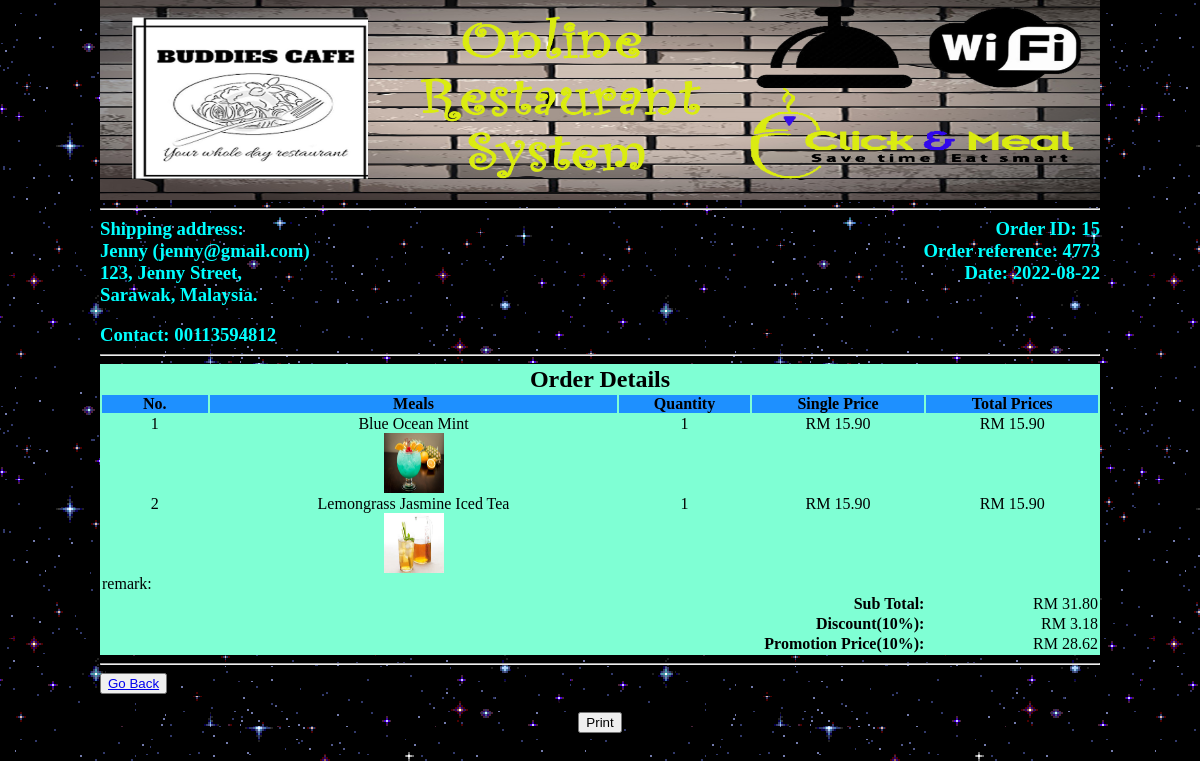
Page /order.php (signed in) on the committed database.
### tables this page shows
CREATE TABLE `orders` (
  `order_id` int(100) NOT NULL,
  `customer_name` varchar(100) NOT NULL,
  `customer_email` varchar(100) NOT NULL,
  `customer_add` varchar(100) NOT NULL,
  `customer_tel` varchar(100) NOT NULL,
  `customer_state` varchar(100) NOT NULL,
  `date` date NOT NULL,
  `total_price` decimal(9,2) NOT NULL,
  `order_reference` varchar(100) NOT NULL,
  `user_id` int(11) NOT NULL,
  `promotion_price` decimal(9,2) NOT NULL
);

CREATE TABLE `menu` (
  `food_id` int(100) NOT NULL,
  `food_name` varchar(100) NOT NULL,
  `food_price` decimal(9,2) NOT NULL,
  `food_detail` text NOT NULL,
  `food_image` text NOT NULL,
  `food_cat` varchar(100) NOT NULL,
  `published_date` date NOT NULL
);

CREATE TABLE `ordersdetail` (
  `ordersdetail_id` int(100) NOT NULL,
  `pro_id` int(100) NOT NULL,
  `pro_name` varchar(100) NOT NULL,
  `price` decimal(9,2) NOT NULL,
  `status` varchar(100) NOT NULL,
  `quantity` int(2) NOT NULL,
  `order_id` int(11) NOT NULL
);

### order.php (the view, shortened to what this page needs)
<!DOCTYPE>
<html>
  <head>
      <link rel="stylesheet" href="style/style.css" media="all" />
<body>
  <div class="main_wrapper">
    <div class="header_wrapper">
      <img src="image/cover.jpg" style="width:1000px;height:200px">
    </div>
    <hr>
<?php
    $t=time();
	$tt= (date("Y-m-d",$t));
    include("include/db.php");
    if(isset($_SESSION['user_email'])){
    $get_detail = "select * from orders ORDER BY order_id DESC LIMIT 0,1";
    $run_detail = mysqli_query ($con,$get_detail);
    $row_detail = mysqli_fetch_array($run_detail);
    $order_id = $row_detail['order_id'];
    $order_reference = $row_detail['order_reference'];
    $name = $row_detail ['customer_name'];
    $email = $row_detail ['customer_email'];
    $address = $row_detail ['customer_add'];
    $state = $row_detail ['customer_state'];
    $contact = $row_detail ['customer_tel'];
    echo "
    <h3 style='float:right;color:Aqua;'>Order ID:  $order_id </h3>
    <h3 style='color:Aqua'>Shipping address:</h3>
    <h3 style='float:right;color:Aqua;'>Order reference:  $order_reference </h3>
    <h3 style='color:Aqua'><b>$name ($email)</b></h3>
    <h3 style='float:right;color:Aqua;'>Date: $tt </h3>
    <h3 style='color:Aqua'>$address, </h3>
    <h3 style='color:Aqua'>$state, Malaysia.</h3>
    <br>
    <h3 style='color:Aqua'>Contact: 0$contact</h3>";
	$get_remark = "select remark from remark where reference = '$order_reference'";
    $run_remark = mysqli_query ($con,$get_remark);
	$row_remark = mysqli_fetch_array($run_remark);
	$remark = $row_remark ['remark'];
	}
?>
    <hr>
<table width="1000" align="center" border="1" bgcolor="AquaMarine">
<tr align="center">
  <td colspan="6"><h2>Order Details</h2></td>
</tr>
<div >
  <tr align="center" bgcolor="DodgerBlue">
    <th>No.</th>
    <th>Meals</th>
    <th>Quantity</th>
    <th>Single Price</th>
    <th>Total Prices</th>
  </tr>
</div>
        <?php
        include("include/db.php");
        $total=0;
        $i = 0;
        $promotion_price = 0;
        $discount_price = 0;
        $orderID = $order_id;
        $get_summary = "select * from ordersdetail where order_id='$orderID'";
        $run_summary= mysqli_query($con, $get_summary);
            while ($row_summary = mysqli_fetch_array($run_summary)){
            $pro_id = $row_summary['pro_id'];
            $pro_qty = $row_summary['quantity'];
            $get_pro = "select * from menu where food_id = '$pro_id'";
            $run_pro = mysqli_query ($con, $get_pro);
            while ($row_pro = mysqli_fetch_array($run_pro)){
              $food_name = $row_pro ['food_name'];
              $food_image = $row_pro ['food_image'];
              $single_price = $row_pro ['food_price'];
              $foods_price = $single_price * $pro_qty;
              $total += $foods_price;
              $discount_price = $total * .10;
              $promotion_price = $total - $discount_price;
              $i++;
            ?>
            <tr align="center">
             <td><?php echo $i;?></td>
           <td><input type="hidden" name="update[]" value="<?php echo $pro_id;?>"/><?php echo $food_name; ?><br><img src="admin/product_image/<?php echo $food_image;?>" width="60" height="60"/>
           </td>
           <td><?php echo $pro_qty;?></td>
           <td><?php echo "RM " . $single_price; ?></td>
           <td><?php echo "RM " . $foods_price; ?>0</td>
           </tr>
            <?php }} ?>
            <tr>
              <td><?php echo "remark: $remark"; ?>
            </tr>
            <tr align="right">
           <td colspan="4"><b>Sub Total:</b></td>
           <td><?php echo "RM ". $total;?>0</td>
           </tr>
           <tr align="right">
           <td colspan="4"><b>Discount(10%):</b></td>
           <td><?php echo "RM ". $discount_price;?></td>
           </tr>
           <tr align="right">
           <td colspan="4"><b>Promotion Price(10%):</b></td>
           <td><?php echo "RM ". $promotion_price;?></td>
           </tr>
      </table>
      <hr>
<button><a href='index.php' style='float:right;'> Go Back </a></button>
 <center><i>Thanks for your visit. Please Come Again.<i><center>
 <center ><button onclick="myFunction()" class="print">Print</button><center>
 <br><br>
 <br><br>
 <br><br>
 <br></br>
  </div>
</body>
  </html>

### style/style.css (style rules this page uses)
html, body, div, span, applet, object, iframe, h1, h2, h3, h4, h5, h6, p, blockquote, pre, a, abbr, acronym, address, big, cite, code, del, dfn, em, img, ins, kbd, q, s, samp, small, strike, strong, sub, sup, tt, var, b, u, i, center, dl, dt, dd, ol, ul, li, fieldset, form, label, legend, table, caption, tbody, tfoot, thead, tr, th, td, article, aside, canvas, details, embed, figure, figcaption, footer, header, hgroup, menu, nav, output, ruby, section, summary, time, mark, audio, video { margin: 0; padding: 0; border: 0; vertical-align: baseline; }
body { background-image: url("giphy.gif"); width:100%; }
.main_wrapper { width: 1000px; height:auto; margin: auto; }

### rows in the picture
orders: order_id "15", order_reference "4773", customer_name "Jenny", customer_email "jenny@gmail.com", customer_add "123, Jenny Street", customer_state "Sarawak", customer_tel "0113594812"
ordersdetail: quantity "1"
menu: food_name "Blue Ocean Mint", food_image (picture), food_price "15.90", food_price.quantity "15.9"
ordersdetail: quantity "1"
menu: food_name "Lemongrass Jasmine Iced Tea", food_image (picture), food_price "15.90", food_price.quantity "15.9"

### other values in the picture
$total "31.8"
$discount_price "3.18"
$promotion_price "28.62"
